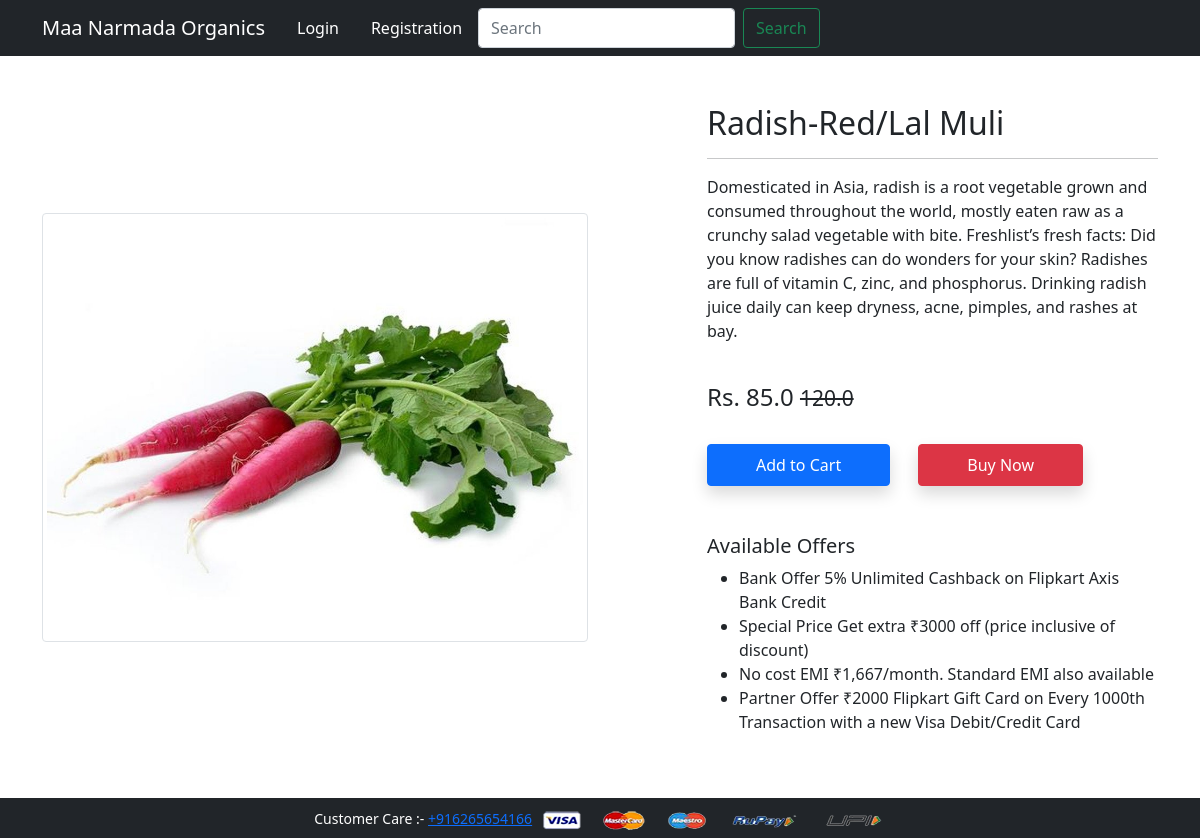
Screenshot of /product-detail/2 with the database file from the repository.
### app/models.py (models this page shows)
class Product(models.Model):
    title = models.CharField(max_length=100)
    selling_price = models.FloatField()
    discounted_price = models.FloatField()
    description = models.TextField()
    brand = models.CharField(max_length=100)
    category = models.CharField(choices=CATEGORY_CHOICES, max_length=2)
    product_image = models.ImageField(upload_to='productimg')

### app/views.py (the view)
# urls.py: path('product-detail/<int:pk>', views.ProductDetailView.as_view(), name='product-detail'),
class ProductDetailView(View):
    def get(self, request, pk):
        product = Product.objects.get(pk=pk)
        item_already_in_cart = False
        my_object = [p for p in Cart.objects.all() if p.user == request.user]
        object_size = len(my_object)
        if request.user.is_authenticated:
            item_already_in_cart = Cart.objects.filter(Q(Product=product.id) & Q(user=request.user)).exists()
        return render(request, 'app/productdetail.html',
                      {'product': product, 'item_already_in_cart': item_already_in_cart, 'object_size': object_size})

### app/templates/app/productdetail.html (shortened to what this page needs)
{% extends 'app/base.html' %}
{% load static %}
{% block main-content %}
<div class="container my-5">
 <div class="row">
  <div class="col-sm-6 text-center align-self-center">
   <img src="{{product.product_image.url}}" alt="" class="img-fluid img-thumbnail">
  </div>
  <div class="col-sm-5 offset-sm-1">
   <h2>{{product.title}}</h2>
   <hr>
   <p>{{product.description}}</p> <br>
   <h4>Rs. {{product.discounted_price}} <small class="fw-light text-decoration-line-through">{{product.selling_price}}</small></h4> <br>
   {% if not request.user.is_authenticated %}
     <form action="/add-to-cart" class="d-inline">
      <button type="submit" class="btn btn-primary shadow px-5 py-2">Add to Cart</button>
     </form>
   {% endif %}
   <a href="{% url 'showcart' %}" class="btn btn-danger shadow px-5 py-2 ms-4">Buy Now</a>
   <h5 class="mt-5">Available Offers</h5>
   <ul>
    <li>Bank Offer 5% Unlimited Cashback on Flipkart Axis Bank Credit</li>
    <li>Special Price Get extra ₹3000 off (price inclusive of discount)</li>
    <li>No cost EMI ₹1,667/month. Standard EMI also available</li>
    <li>Partner Offer ₹2000 Flipkart Gift Card on Every 1000th Transaction with a new Visa Debit/Credit Card</li>
   </ul>
  </div>
 </div>
</div>
{% endblock main-content %}

### rows the page displays
Product: product_image (picture), title "Radish-Red/Lal Muli", description "Domesticated in Asia, radish is a root vegetable grown and consumed throughout the world, mostly eaten raw as a crunchy salad vegetable with bite. Freshlist’s fresh facts: Did you know radishes can do wonders for your skin? Radishes are full of vitamin C, zinc, and phosphorus. Drinking radish juice daily can keep dryness, acne, pimples, and rashes at bay.", discounted_price "85.0", selling_price "120.0"
